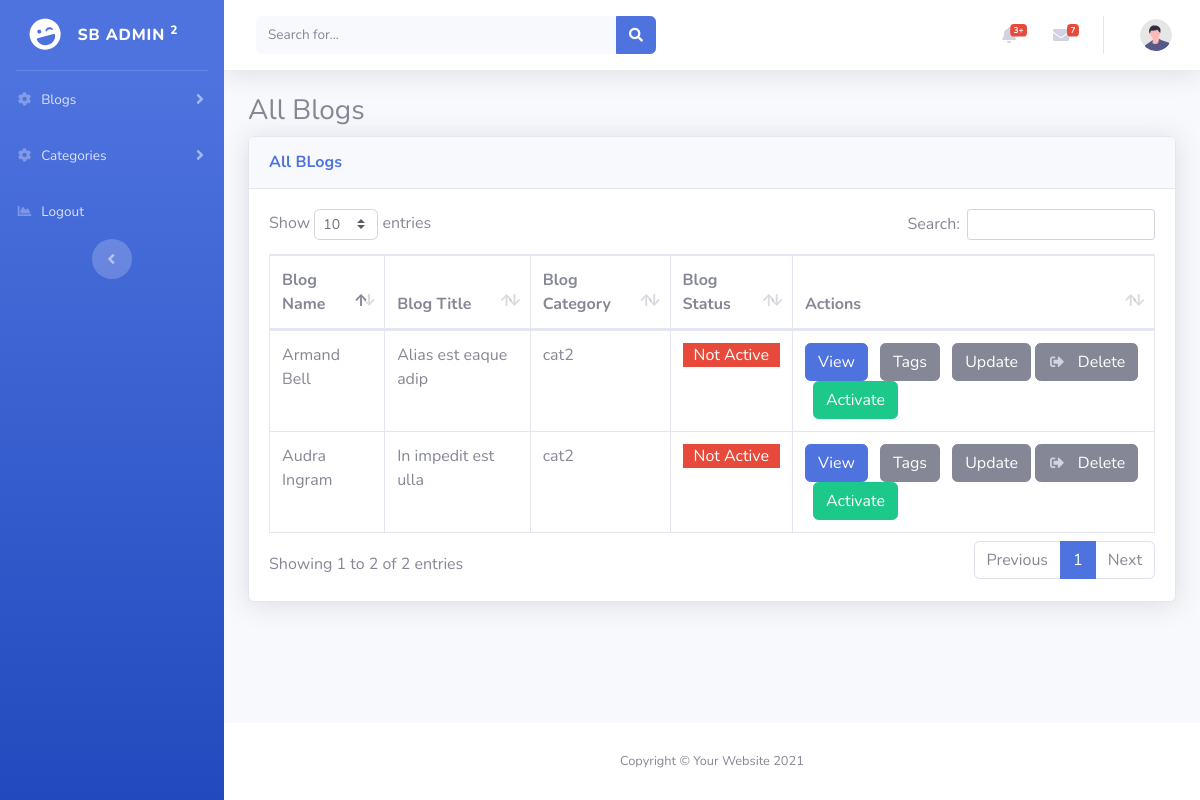
Page /all_blogs.php on the earlier database version.
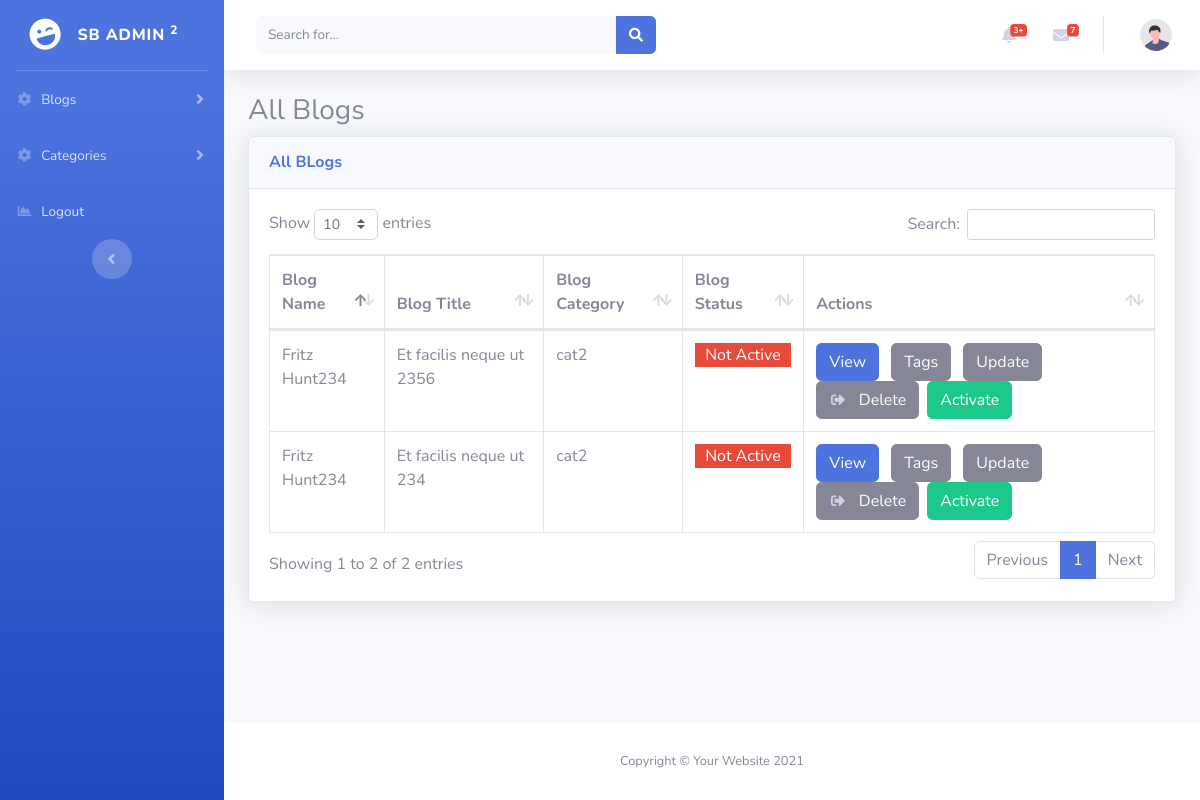
Same page on the later database version.
### tables this page shows
CREATE TABLE `blogs` (
  `blog_id` int(255) NOT NULL,
  `blog_name` varchar(55) NOT NULL,
  `blog_title` varchar(255) NOT NULL,
  `blog_author_name` varchar(55) NOT NULL,
  `blog_image` varchar(2555) DEFAULT NULL,
  `blog_video` varchar(2555) DEFAULT NULL,
  `blog_content` mediumtext NOT NULL,
  `blog_publish_date` date NOT NULL,
  `blog_category` int(55) NOT NULL,
  `blog_meta_titles` varchar(2555) DEFAULT NULL,
  `blog_status` tinyint(4) NOT NULL
);

CREATE TABLE `blog_category` (
  `cat_id` int(55) NOT NULL,
  `cat_name` varchar(55) NOT NULL
);

### all_blogs.php (the view, shortened to what this page needs)
<?php
include_once 'header.php';
$res = mysqli_query($conn, "SELECT b.blog_id,b.blog_name,b.blog_title,c.cat_name , b.blog_status FROM blogs b inner join blog_category c on b.blog_category = c.cat_id")
?>
<h3>All Blogs</h3>
<div>
    <div class="card shadow mb-4">
        <div class="card-header py-3">
            <h6 class="m-0 font-weight-bold text-primary">All BLogs</h6>
        </div>
        <div class="card-body">
            <div class="table-responsive">
                <table class="table table-bordered" id="dataTable" width="100%" cellspacing="0">
                    <thead>
                        <tr>
                            <th>Blog Name</th>
                            <th>Blog Title</th>
                            <th>Blog Category</th>
                            <th>Blog Status</th>
                            <th>Actions</th>
                        </tr>
                    </thead>
                    <tbody>
                        <?php
                        while ($row = mysqli_fetch_assoc($res)) {
                            echo '<tr>
                                                <td>' . $row["blog_name"] . '</td>
                                                <td>' . $row["blog_title"] . '</td>
                                                <td>' . $row["cat_name"] . '</td>
                                                <td>';
                            if ($row["blog_status"] == 1) {
                                echo '<lable class="progress-bar bg-success">Active</label>';
                            } else {
                                echo '<lable class="progress-bar bg-danger">Not Active</label>';
                            }
                            echo '</td>
                                                <td>
                                                    <a class="btn btn-primary" href="view_blog.php?bid='.$row["blog_id"].'">View</a>
                                                    <a class="btn btn-secondary ml-2" href="blog_tags.php?bid='.$row["blog_id"].'">Tags</a>
                                                    <a class="btn btn-secondary ml-2" href="blog_update.php?bid='.$row["blog_id"].'">Update</a>
                                                    <a class="btn btn-secondary" id="delete" href="#" data-id="' . $row["blog_id"] . '" data-toggle="modal" data-target="#deleteblog">
                                                    <i class="fas fa-sign-out-alt fa-sm fa-fw mr-2 text-gray-400"></i>
                                                    Delete
                                                    </a>';
                            if (!$row["blog_status"] == 1) {
                                echo '<a class="btn btn-success ml-2" href="all_blogs.php?acc=' . $row["blog_id"] . '">Activate</a>';
                            } else {
                                echo '<a class="btn btn-danger ml-2" href="all_blogs.php?dec=' . $row["blog_id"] . '">Deactivate</a>';
                            }
                            echo '
                                                </td>
                                                </tr>';
                        }
                        ?>
                    </tbody>
                </table>
            </div>
        </div>
    </div>
</div>
<?php
include_once 'footer.php';
?>

### header.php (shortened to what this page needs)
<!DOCTYPE html>
<html lang="en">
<head>
    <link href="vendor/fontawesome-free/css/all.min.css" rel="stylesheet" type="text/css">
        <link href="vendor/datatables/dataTables.bootstrap4.min.css" rel="stylesheet">
    <link href="css/sb-admin-2.min.css" rel="stylesheet">
    </head>
<body id="page-top">
    <div id="wrapper">
        <ul class="navbar-nav bg-gradient-primary sidebar sidebar-dark accordion" id="accordionSidebar">
            <a class="sidebar-brand d-flex align-items-center justify-content-center" href="index.php">
                <div class="sidebar-brand-icon rotate-n-15">
                    <i class="fas fa-laugh-wink"></i>
                </div>
                <div class="sidebar-brand-text mx-3">SB Admin <sup>2</sup></div>
            </a>
            <hr class="sidebar-divider my-0">
            <li class="nav-item">
                <a class="nav-link collapsed" href="#" data-toggle="collapse" data-target="#collapseone"
                    aria-expanded="true" aria-controls="collapseTwo">
                    <i class="fas fa-fw fa-cog"></i>
                    <span>Blogs</span>
                </a>
            </li>
            <li class="nav-item">
                <a class="nav-link collapsed" href="#" data-toggle="collapse" data-target="#collapseTwo"
                    aria-expanded="true" aria-controls="collapseTwo">
                    <i class="fas fa-fw fa-cog"></i>
                    <span>Categories</span>
                </a>
            </li>
            <li class="nav-item">
                <a class="nav-link" href="logout.php">
                    <i class="fas fa-fw fa-chart-area"></i>
                    <span>Logout</span></a>
            </li>
            <div class="text-center d-none d-md-inline">
                <button class="rounded-circle border-0" id="sidebarToggle"></button>
            </div>
        </ul>
        <div id="content-wrapper" class="d-flex flex-column">
            <div id="content">
                <nav class="navbar navbar-expand navbar-light bg-white topbar mb-4 static-top shadow">
                    <form
                        class="d-none d-sm-inline-block form-inline mr-auto ml-md-3 my-2 my-md-0 mw-100 navbar-search">
                        <div class="input-group">
                            <input type="text" class="form-control bg-light border-0 small" placeholder="Search for..."
                                aria-label="Search" aria-describedby="basic-addon2">
                            <div class="input-group-append">
                                <button class="btn btn-primary" type="button">
                                    <i class="fas fa-search fa-sm"></i>
                                </button>
                            </div>
                        </div>
                    </form>
                    <ul class="navbar-nav ml-auto">
                        <li class="nav-item dropdown no-arrow mx-1">
                            <a class="nav-link dropdown-toggle" href="#" id="alertsDropdown" role="button"
                                data-toggle="dropdown" aria-haspopup="true" aria-expanded="false">
                                <i class="fas fa-bell fa-fw"></i>
                                <span class="badge badge-danger badge-counter">3+</span>
                            </a>
                        </li>
                        <li class="nav-item dropdown no-arrow mx-1">
                            <a class="nav-link dropdown-toggle" href="#" id="messagesDropdown" role="button"
                                data-toggle="dropdown" aria-haspopup="true" aria-expanded="false">
                                <i class="fas fa-envelope fa-fw"></i>
                                <span class="badge badge-danger badge-counter">7</span>
                            </a>
                        </li>
                        <li class="nav-item dropdown no-arrow">
                            <a class="nav-link dropdown-toggle" href="#" id="userDropdown" role="button"
                                data-toggle="dropdown" aria-haspopup="true" aria-expanded="false">
                                <img class="img-profile rounded-circle"
                                    src="img/undraw_profile.svg">
                            </a>
                        </li>
                    </ul>
                </nav>
                <div class="container-fluid">

### footer.php (shortened to what this page needs)
</div>
            </div>
            <footer class="sticky-footer bg-white">
                <div class="container my-auto">
                    <div class="copyright text-center my-auto">
                        <span>Copyright &copy; Your Website 2021</span>
                    </div>
                </div>
            </footer>
        </div>
    </div>
</body>
</html>

Differences in the rows shown:
removed blogs: blog_name "Armand Bell", blog_title "Alias est eaque adip", blog_category.cat_name "cat2", blog_status "Not Active"
removed blogs: blog_name "Audra Ingram", blog_title "In impedit est ulla", blog_category.cat_name "cat2", blog_status "Not Active"
added blogs: blog_name "Fritz Hunt234", blog_title "Et facilis neque ut 2356", blog_category.cat_name "cat2", blog_status "Not Active"
added blogs: blog_name "Fritz Hunt234", blog_title "Et facilis neque ut 234", blog_category.cat_name "cat2", blog_status "Not Active"
